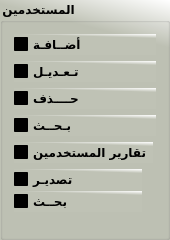
                       <widget class="QGroupBox" name="groupBox_16">
                        <property name="maximumSize">
                         <size>
                          <width>150</width>
                          <height>500</height>
                         </size>
                        </property>
                        <property name="font">
                         <font>
                          <family>PT Bold Heading</family>
                          <pointsize>9</pointsize>
                          <weight>75</weight>
                          <italic>false</italic>
                          <bold>true</bold>
                         </font>
                        </property>
                        <property name="styleSheet">
                         <string notr="true">background:rgb(231, 231, 231);
background-color: qlineargradient(spread:pad, x1:0.964478, y1:0.193, x2:1, y2:0, stop:0 rgba(191, 194, 181, 255), stop:1 rgba(255, 255, 255, 255));    font: 9pt &quot;PT Bold Heading&quot;;
    font-weight: bold;
 color:rgb</string>
                        </property>
                        <property name="title">
                         <string>المستخدمين</string>
                        </property>
                        <layout class="QGridLayout" name="gridLayout_57">
                         <item row="1" column="0">
                          <widget class="QCheckBox" name="checkBox_83">
                           <property name="font">
                            <font>
                             <family>PT Bold Heading</family>
                             <pointsize>9</pointsize>
                             <weight>75</weight>
                             <italic>false</italic>
                             <bold>true</bold>
                            </font>
                           </property>
                           <property name="text">
                            <string>تـعـديـل</string>
                           </property>
                          </widget>
                         </item>
                         <item row="2" column="0">
                          <widget class="QCheckBox" name="checkBox_424">
                           <property name="font">
                            <font>
                             <family>PT Bold Heading</family>
                             <pointsize>9</pointsize>
                             <weight>75</weight>
                             <italic>false</italic>
                             <bold>true</bold>
                            </font>
                           </property>
                           <property name="text">
                            <string>حــــذف</string>
                           </property>
                          </widget>
                         </item>
                         <item row="3" column="0">
                          <widget class="QCheckBox" name="checkBox_425">
                           <property name="font">
                            <font>
                             <family>PT Bold Heading</family>
                             <pointsize>9</pointsize>
                             <weight>75</weight>
                             <italic>false</italic>
                             <bold>true</bold>
                            </font>
                           </property>
                           <property name="text">
                            <string>بـحــث</string>
                           </property>
                          </widget>
                         </item>
                         <item row="0" column="0">
                          <widget class="QCheckBox" name="checkBox_82">
                           <property name="font">
                            <font>
                             <family>PT Bold Heading</family>
                             <pointsize>9</pointsize>
                             <weight>75</weight>
                             <italic>false</italic>
                             <bold>true</bold>
                            </font>
                           </property>
                           <property name="text">
                            <string>أضــافـة</string>
                           </property>
                          </widget>
                         </item>
                         <item row="4" column="0">
                          <layout class="QVBoxLayout" name="verticalLayout_341" stretch="30,70">
                           <property name="rightMargin">
                            <number>3</number>
                           </property>
                           <item>
                            <widget class="QCheckBox" name="checkBox_426">
                             <property name="font">
                              <font>
                               <family>PT Bold Heading</family>
                               <pointsize>9</pointsize>
                               <weight>75</weight>
                               <italic>false</italic>
                               <bold>true</bold>
                              </font>
                             </property>
                             <property name="text">
                              <string>تقارير المستخدمين</string>
                             </property>
                            </widget>
                           </item>
                           <item>
                            <layout class="QVBoxLayout" name="verticalLayout_342">
                             <property name="spacing">
                              <number>1</number>
                             </property>
                             <property name="sizeConstraint">
                              <enum>QLayout::SetMaximumSize</enum>
                             </property>
                             <property name="leftMargin">
                              <number>0</number>
                             </property>
                             <property name="topMargin">
                              <number>0</number>
                             </property>
                             <property name="rightMargin">
                              <number>11</number>
                             </property>
                             <property name="bottomMargin">
                              <number>14</number>
                             </property>
                             <item>
                              <widget class="QCheckBox" name="checkBox_427">
                               <property name="font">
                                <font>
                                 <family>PT Bold Heading</family>
                                 <pointsize>9</pointsize>
                                 <weight>75</weight>
                                 <italic>false</italic>
                                 <bold>true</bold>
                                </font>
                               </property>
                               <property name="text">
                                <string>تصديـر</string>
                               </property>
                              </widget>
                             </item>
                             <item>
                              <widget class="QCheckBox" name="checkBox_428">
                               <property name="font">
                                <font>
                                 <family>PT Bold Heading</family>
                                 <pointsize>9</pointsize>
                                 <weight>75</weight>
                                 <italic>false</italic>
                                 <bold>true</bold>
                                </font>
                               </property>
                               <property name="text">
                                <string>بحــث</string>
                               </property>
                              </widget>
                             </item>
                            </layout>
                           </item>
                          </layout>
                         </item>
                        </layout>
                       </widget>
